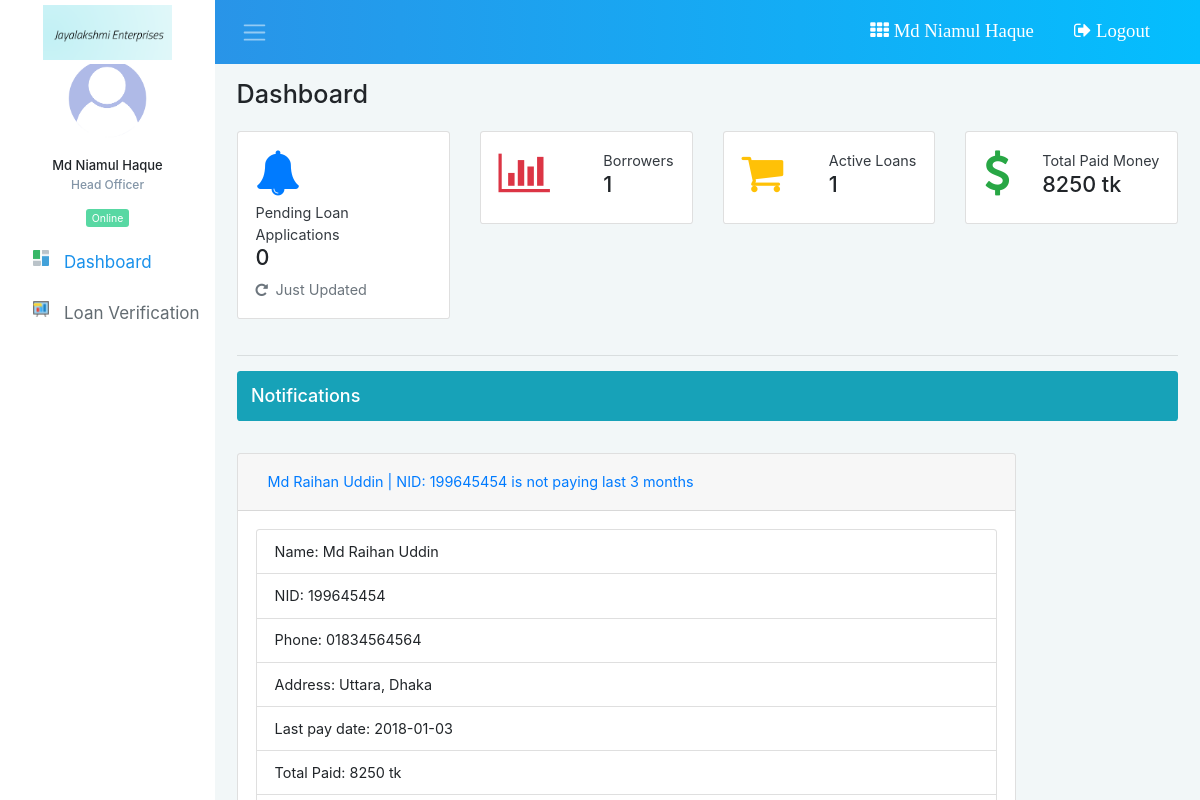
Page /index.php (signed in) on the earlier database version.
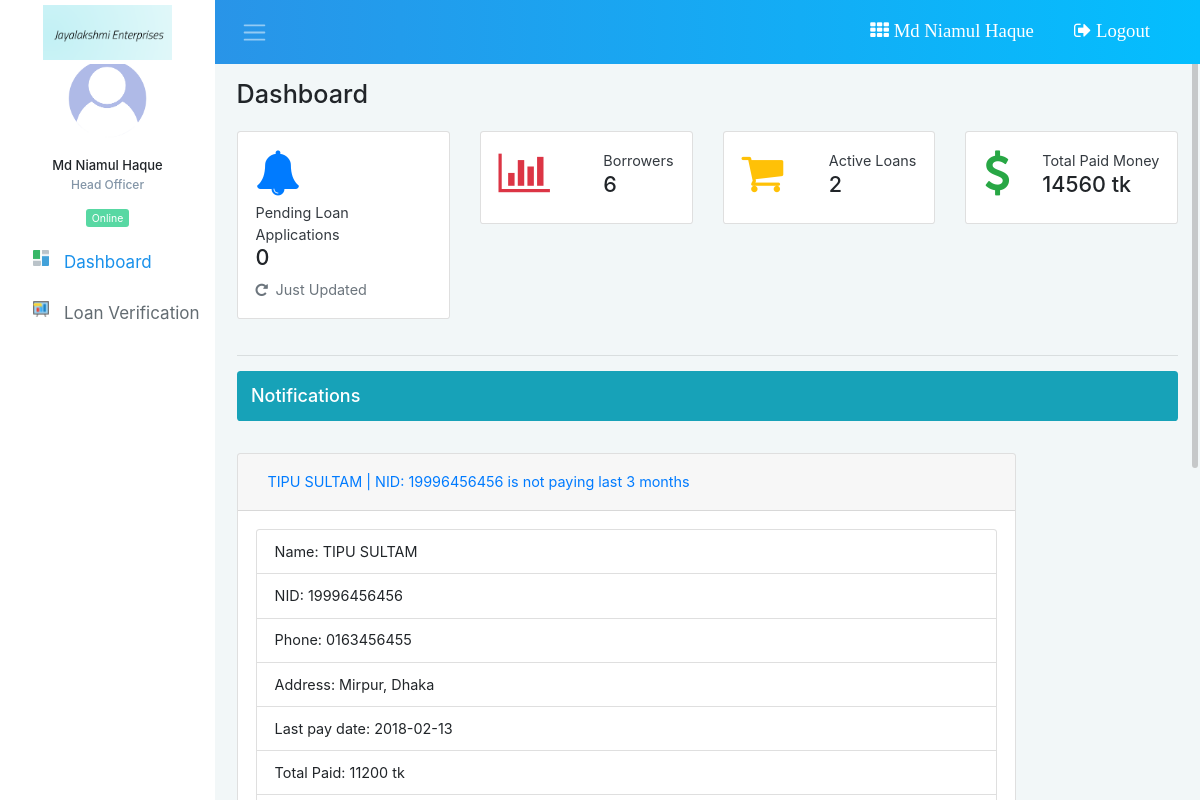
Same page on the later database version.
### tables this page shows
CREATE TABLE `tbl_borrower` (
  `id` int(11) NOT NULL,
  `name` varchar(100) NOT NULL,
  `nid` bigint(30) NOT NULL,
  `rejected` int(11) NOT NULL DEFAULT 0,
  `gender` varchar(20) NOT NULL,
  `mobile` varchar(20) NOT NULL,
  `email` varchar(50) NOT NULL,
  `dob` date NOT NULL,
  `address` varchar(255) NOT NULL,
  `working_status` varchar(50) NOT NULL,
  `image` varchar(100) NOT NULL
);

CREATE TABLE `tbl_loan_application` (
  `id` int(11) NOT NULL,
  `b_id` int(11) NOT NULL,
  `status` int(11) NOT NULL DEFAULT 0,
  `name` varchar(100) NOT NULL,
  `expected_loan` bigint(50) NOT NULL,
  `loan_percentage` int(11) NOT NULL,
  `installments` int(11) NOT NULL,
  `total_loan` bigint(50) NOT NULL,
  `emi_loan` int(11) NOT NULL,
  `amount_paid` bigint(50) DEFAULT 0,
  `amount_remain` bigint(50) DEFAULT NULL,
  `current_inst` int(11) DEFAULT 0,
  `remain_inst` int(11) DEFAULT NULL,
  `next_date` date DEFAULT NULL,
  `files` varchar(255) NOT NULL
);

### classes/Employee.php (called while the page is built, shortened)
<?php
$filepath = realpath(dirname(__FILE__));
include_once ($filepath."/../libs/CrudOperation.php");
class Employee
{
	private $db;
	function __construct()
	{
		$this->db = new CrudOperation();
	}
	public function viewBorrower()
	{
		$sql = "SELECT * FROM tbl_borrower  ORDER BY id DESC";
		$result = $this->db->select($sql);
		return $result;
	}
}
?>

### libs/CrudOperation.php (called while the page is built, shortened)
<?php
$filepath = realpath(dirname(__FILE__));
Class CrudOperation{
	 public $host   = DB_HOST;
	 public $user   = DB_USER;
	 public $pass   = DB_PASS;
	 public $dbname = DB_NAME;
	 public $link;
	private function connectDB(){
		 $this->link = new mysqli($this->host, $this->user, $this->pass,$this->dbname);
	 }
	public function select($query){
	  $result = $this->link->query($query) or die($this->link->error.__LINE__);
		  if($result->num_rows > 0){
		    return $result;
		  }else {
		    return false;
		  }
	 }
}

### classes/ManageLoan.php (called while the page is built, shortened)
<?php
$filepath = realpath(dirname(__FILE__));
include_once ($filepath."/../libs/CrudOperation.php");
class ManageLoan
{
	private $db;
	function __construct()
	{
		$this->db = new CrudOperation();
	}
	public function getAllApproveLoan()
	{
		$sql = "SELECT * FROM tbl_loan_application WHERE status = 3 ";
		$result = $this->db->select($sql);
		if ($result) {
			$result = $result->num_rows;
			return $result;
		}else{
			return 0;
		}
	}
	public function totalPaidLoanAmount()
	{
		$sql = "SELECT SUM(amount_paid) as total_money FROM tbl_loan_application";
		$result = $this->db->select($sql);
		return $result;
	}
	public function getNotification3monthNotPaying()
	{
		$sql = "SELECT tbl_borrower.*, tbl_loan_application.*
				FROM tbl_borrower
				INNER JOIN tbl_loan_application
				ON tbl_borrower.id = tbl_loan_application.b_id
			 	WHERE tbl_loan_application.status = 3 ";
		$result = $this->db->select($sql);
		return $result;
	}
}
?>

### index.php (the view, shortened to what the changed rows need)
<?php
  include_once "inc/header.php";
  include_once "inc/sidebar.php";
?>
          <div class="row">
            <div class="col-xl-3 col-lg-3 col-md-3 col-sm-6 mb-4">
              <div class="card card-statistics">
                <div class="card-body">
                  <div class="clearfix">
                    <div class="float-right">
                      <p class="card-text text-dark">Borrowers</p>
                      <h4 class="bold-text"><?php
                         $all = $emp->viewBorrower();
                         if ($all) {
                           $count = $all->num_rows;
                           echo $count;
                         }else{
                            echo "0";
                         }
                        ?>
                      </h4>
                    </div>
                  </div>
                </div>
              </div>
            </div>
            <div class="col-xl-3 col-lg-3 col-md-3 col-sm-6 mb-4">
              <div class="card card-statistics">
                <div class="card-body">
                  <div class="clearfix">
                    <div class="float-right">
                      <p class="card-text text-dark">Active Loans</p>
                      <h4 class="bold-text"><?php
                        $all = $ml->getAllApproveLoan();
                        echo $all;
                       ?></h4>
                    </div>
                  </div>
                </div>
              </div>
            </div>
            <div class="col-xl-3 col-lg-3 col-md-3 col-sm-6 mb-4">
              <div class="card card-statistics">
                <div class="card-body">
                  <div class="clearfix">
                    <div class="float-right">
                      <p class="card-text text-dark">Total Paid Money</p>
                      <h4 class="bold-text"><?php
                         $money = $ml->totalPaidLoanAmount();
                         if ($money) {
                           $result = $money->fetch_assoc();
                           echo $result['total_money'];
                         }
                       ?> tk</h4>
                    </div>
                  </div>
                </div>
              </div>
            </div>
          </div>
           <h5 class="card-title p-3 bg-info text-white rounded">Notifications</h5><br>
          <div class="row">
            <div class="col-xl-10 col-lg-10 col-md-10 col-sm-10 mb-4">
              <div id="accordion">
                  <?php
                     $notify = $ml->getNotification3monthNotPaying();
                     if ($notify) {
                       while($result = $notify->fetch_assoc()){
                        if ($result['next_date']) {
                           $curren_date = date('d-m-Y');
                         $giveNotification = date('d-m-Y',strtotime('+3 months',strtotime($result['next_date'])));
                         if (strtotime($curren_date) > strtotime($giveNotification)) {
                   ?>
                  <div class="card">
                    <div class="card-header" id="headingOne">
                      <h5 class="mb-0">
                        <button class="btn btn-link" data-toggle="collapse" data-target="#collapseOne" aria-expanded="true" aria-controls="collapseOne">
                            <?php echo $result['name']. ' | '. 'NID: '.$result['nid']. " is not paying last 3 months";
                            ?>
                        </button>
                      </h5>
                    </div>
                    <div id="collapseOne" class="collapse show" aria-labelledby="headingOne" data-parent="#accordion">
                      <div class="card-body">
                        <div class="list-group">
                           <a class="list-group-item">Name: <?php echo $result['name']; ?></a>
                           <a class="list-group-item">NID: <?php echo $result['nid']; ?></a>
                           <a class="list-group-item">Phone: <?php echo $result['mobile']; ?></a>
                           <a class="list-group-item">Address: <?php echo $result['address']; ?></a>
                           <a class="list-group-item">Last pay date: <?php echo $result['next_date']; ?></a>
                           <a class="list-group-item">Total Paid: <?php echo $result['amount_paid']; ?> tk</a>
                           <a class="list-group-item">Remaining: <?php echo $result['amount_remain']; ?> tk</a>
                       </div>
                      </div>
                    </div>
                  </div>
                  <?php
                            }
                          }
                        }
                     }
                   ?>
                </div>
            </div>
          </div>
<?php
include_once "inc/footer.php";
?>

### inc/header.php (shortened to what the changed rows need)
<?php
	$ml = new ManageLoan();
	$emp = new Employee();
?>
<!DOCTYPE html>
<html lang="en">
<head>
	<link rel="stylesheet" type="text/css" href="assets/font-awesome/font-awesome.min.css">
	<link rel="stylesheet" type="text/css" href="assets/perfect-scrollbar/dist/css/perfect-scrollbar.min.css">
	<link rel="stylesheet" type="text/css" href="assets/flag-icon-css/css/flag-icon.min.css">
  <link href="assets/css/dataTables.bootstrap4.min.css" rel="stylesheet">
  <link href="assets/css/dataTables.responsive.css" rel="stylesheet">
  <link rel="stylesheet" type="text/css" href="assets/css/style.css">
  <link rel="stylesheet" type="text/css" href="assets/css/bootstrap.css">
	<link rel="stylesheet" type="text/css" href="assets/css/main.css">
</head>
<body>
	<div class=" container-scroller">
    <nav class="navbar navbar-default col-lg-12 col-12 p-0 fixed-top d-flex flex-row">
      <div class="bg-white text-center navbar-brand-wrapper">
        <a class="navbar-brand brand-logo" href="index.php"><img src="images/je-logo.png" /></a>
      </div>
      <div class="navbar-menu-wrapper d-flex align-items-center">
      </div>
    </nav>

Differences in the rows shown:
removed tbl_borrower: tbl_loan_application.name "Md Raihan Uddin", nid "199645454", mobile "01834564564", address "Uttara, Dhaka", tbl_loan_application.next_date "2018-01-03", tbl_loan_application.amount_paid "8250"
added tbl_borrower: tbl_loan_application.name "TIPU SULTAM", nid "19996456456", mobile "0163456455", address "Mirpur, Dhaka", tbl_loan_application.next_date "2018-02-13", tbl_loan_application.amount_paid "11200"
Other differences:
$count: "1" → "6"
$all: "1" → "2"
$result['total_money']: "8250" → "14560"
